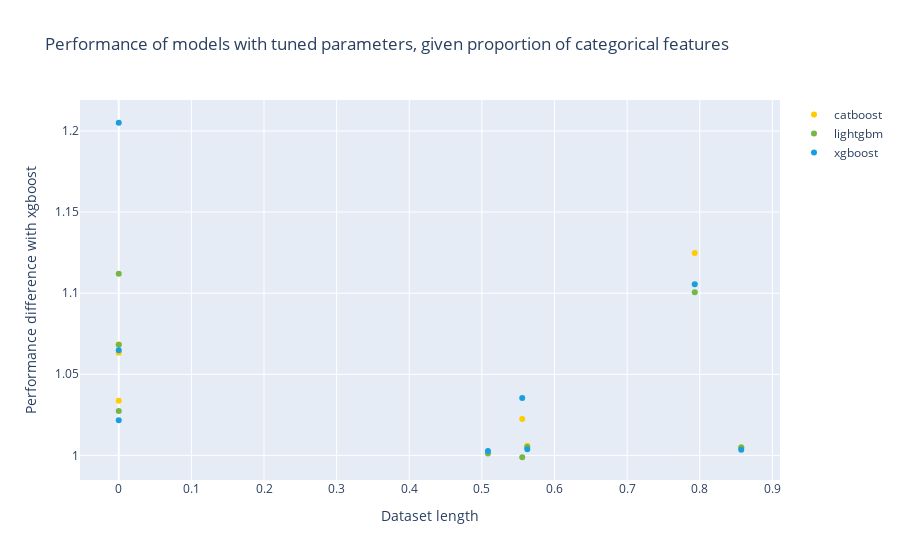

Notebook code for this chart:
### Code cell
fig = go.Figure(data=[go.Scatter(x=perfs_tuned_vs_untuned_scaled["categorical_features_proportion"], 
                                y=perfs_tuned_vs_untuned_scaled["catboost_with_tuned_parameters"],
                                mode='markers',
                               marker_color="#FFCC00",
                                name="catboost"),
                      go.Scatter(x=perfs_tuned_vs_untuned_scaled["categorical_features_proportion"], 
                                y=perfs_tuned_vs_untuned_scaled["lightgbm_with_tuned_parameters"],
                                mode='markers',
                               marker_color="#76B644",
                                name="lightgbm"),
                      go.Scatter(x=perfs_tuned_vs_untuned_scaled["categorical_features_proportion"], 
                                y=perfs_tuned_vs_untuned_scaled["xgboost_with_tuned_parameters"],
                                mode='markers',
                               marker_color="#189FDD",
                                name="xgboost")
                     ])
fig.update_xaxes(title="Dataset length")
fig.update_yaxes(title="Performance difference with xgboost")

fig.update_layout(title="Performance of models with tuned parameters, given proportion of categorical features")
fig.show()

### Figure 1 — Plotly figure (JSON) as saved in the notebook; plotly's stock layout.template omitted (floating-point values rounded to 4 significant figures)
{"data": [{"marker": {"color": "#FFCC00"}, "mode": "markers", "name": "catboost", "type": "scatter", "x": [0, 0.8571, 0.5556, 0, 0.5625, 0.5083, 0, 0.7931], "y": [1.034, 1.005, 1.022, 1.068, 1.006, 1.002, 1.063, 1.125]}, {"marker": {"color": "#76B644"}, "mode": "markers", "name": "lightgbm", "type": "scatter", "x": [0, 0.8571, 0.5556, 0, 0.5625, 0.5083, 0, 0.7931], "y": [1.027, 1.005, 0.9989, 1.068, 1.005, 1.001, 1.112, 1.101]}, {"marker": {"color": "#189FDD"}, "mode": "markers", "name": "xgboost", "type": "scatter", "x": [0, 0.8571, 0.5556, 0, 0.5625, 0.5083, 0, 0.7931], "y": [1.022, 1.003, 1.035, 1.065, 1.004, 1.003, 1.205, 1.106]}], "layout": {"title": {"text": "Performance of models with tuned parameters, given proportion of categorical features"}, "xaxis": {"title": {"text": "Dataset length"}}, "yaxis": {"title": {"text": "Performance difference with xgboost"}}}}
